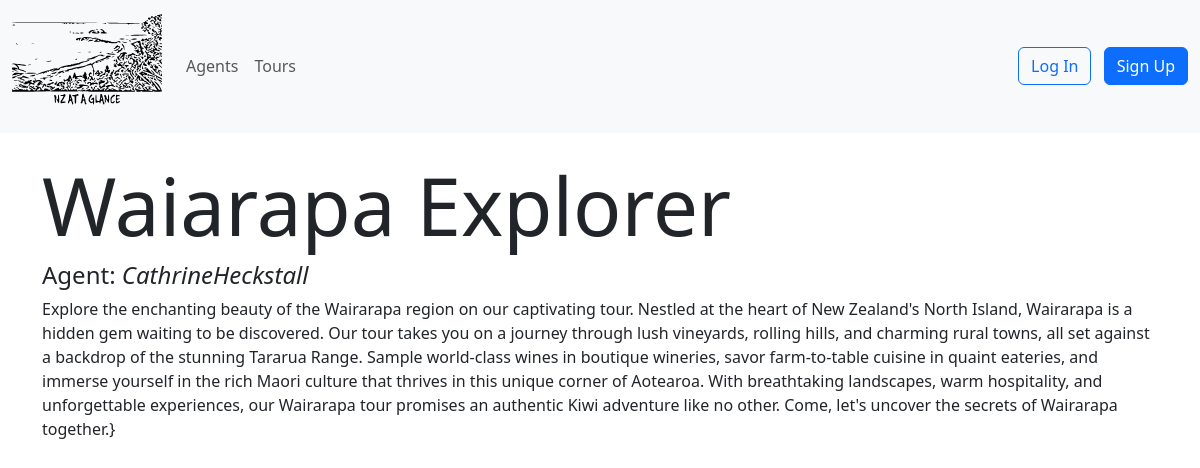
The page /tour/3/ on the database its author committed.
### tours/models.py (models this page shows, shortened)
class Tour(models.Model):
    name = models.CharField(max_length=50)
    description = models.TextField()
    author = models.ForeignKey(
      Agent,
      on_delete=models.PROTECT,
      related_name='author'
    )

class Agent(models.Model):
  agent = models.OneToOneField(settings.AUTH_USER_MODEL, on_delete=models.CASCADE, related_name='agent')
  def __str__(self):
      return self.agent.username

### users/models.py (models this page shows, shortened)
class CustomUser(AbstractUser):
    AGENT = 'AGENT'
    ADMINISTRATOR = 'ADMIN'
    MANAGMENT = 'MGMNT'
    DEPARTMENT_TYPE_CHOICES = [
    (AGENT, "Agent"),
    (ADMINISTRATOR, "Administrator"),
    (MANAGMENT, "Management"),
    ]
    first_name = models.CharField(max_length=100)
    last_name = models.CharField(max_length=100)
    position = models.CharField(max_length=100)
    department_type = models.CharField(max_length=14,
                                        choices=DEPARTMENT_TYPE_CHOICES,
                                        default=AGENT)

### tours/views.py (the view)
# urls.py: path("tour/<int:pk>/", TourView.as_view(), name="tour_detail"),
class TourView(DetailView):
    model = Tour
    template_name = "tours/tour.html"

### templates/tours/tour.html
{% extends "base.html" %}
{% block content %}
    <div class="container">
        <br>
        <h2 class="display-1">{{tour.name}}</h2>
        <h4>Agent: <i>{{tour.author}}</i></h4>
        <p>{{tour.description}}}</p>
    </div>
{% endblock content %}

### rows shown on the page
Tour: name "Waiarapa Explorer", author "CathrineHeckstall", description "Explore the enchanting beauty of the Wairarapa region on our captivating tour. Nestled at the heart of New Zealand's North Island, Wairarapa is a hidden gem waiting to be discovered. Our tour takes you on a journey through lush vineyards, rolling hills, and charming rural towns, all set against a backdrop of the stunning Tararua Range. Sample world-class wines in boutique wineries, savor farm-to-table cuisine in quaint eateries, and immerse yourself in the rich Maori culture that thrives in this unique corner of Aotearoa. With breathtaking landscapes, warm hospitality, and unforgettable experiences, our Wairarapa tour promises an authentic Kiwi adventure like no other. Come, let's uncover…"
